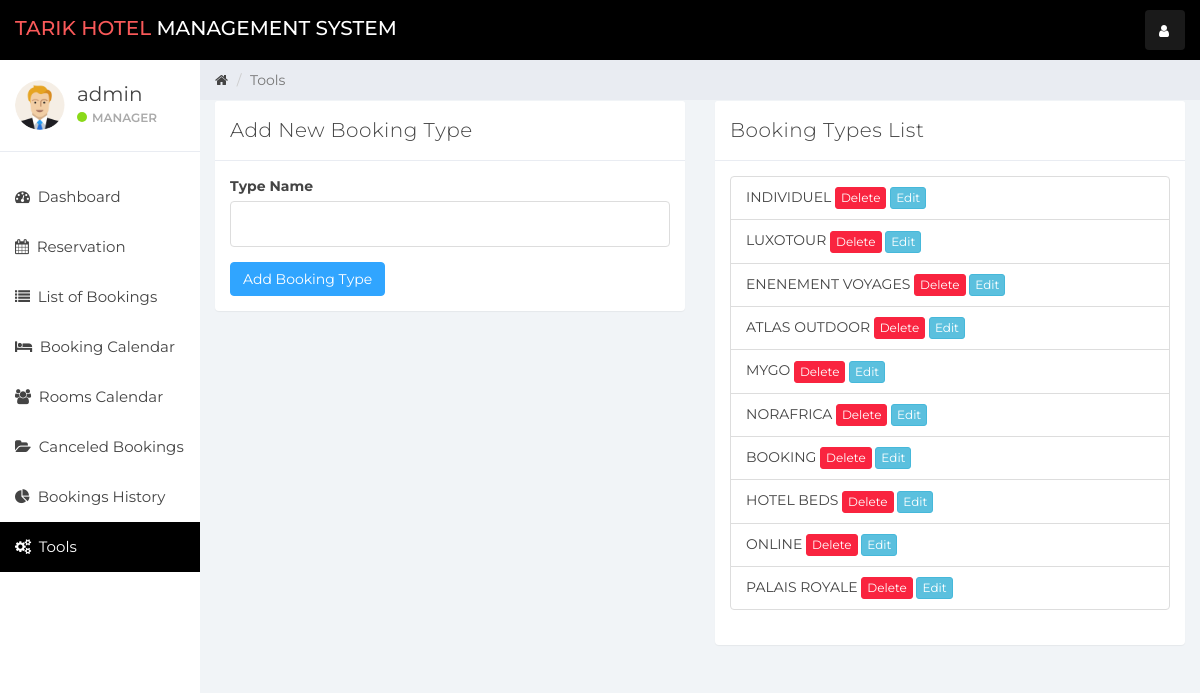
Screenshot of /index.php?tools (signed in) with the database file from the repository.
### tables this page shows
CREATE TABLE `user` (
  `id` int(11) NOT NULL,
  `name` varchar(100) NOT NULL,
  `username` varchar(15) NOT NULL,
  `email` varchar(100) NOT NULL,
  `password` varchar(100) NOT NULL,
  `created_at` timestamp NOT NULL DEFAULT current_timestamp()
);

CREATE TABLE `booking_types` (
  `id` int(11) NOT NULL,
  `type_name` varchar(255) NOT NULL
);

### tools.php (the view, shortened to what this page needs)
<?php
include_once 'db.php';
$is_edit = isset($_GET['type_id']);
$type_id = isset($_GET['type_id']) ? $_GET['type_id'] : null;
$query = "SELECT * FROM booking_types";
$result = mysqli_query($connection, $query);
$booking_types = [];
if ($result) {
    while ($row = mysqli_fetch_assoc($result)) {
        $booking_types[$row['id']] = $row;
    }
} else {
    $message = 'Error in fetching booking types: ' . mysqli_error($connection);
}
?>
<div class="col-sm-9 col-sm-offset-3 col-lg-10 col-lg-offset-2 main">
    <div class="row">
        <ol class="breadcrumb">
        <li><a href="index.php"><em class="fa fa-home"></em></a></li>
            <li class="active">Tools</li>
        </ol>
    </div>
    <div class="row">
        <div class="col-lg-12">
        </div>
    </div>
    <div class="row">
        <div class="col-md-6">
            <div class="panel panel-default">
                <div class="panel-heading"><?php echo $is_edit ? 'Edit' : 'Add New'; ?> Booking Type</div>
                <div class="panel-body">
                    <form method="post" action="index.php?tools<?php echo $is_edit ? '&type_id=' . $type_id : ''; ?>">
                        <div class="form-group">
                            <label for="type_name">Type Name</label>
                            <input type="text" class="form-control" id="type_name" name="type_name" value="<?php echo $is_edit && isset($booking_types[$type_id]) ? $booking_types[$type_id]['type_name'] : ''; ?>" required>
                        </div>
                        <button type="submit" class="btn btn-primary" name="<?php echo $is_edit ? 'edit_type' : 'add_type'; ?>"><?php echo $is_edit ? 'Update Booking Type' : 'Add Booking Type'; ?></button>
                    </form>
                </div>
            </div>
        </div>
        <div class="col-md-6">
            <div class="panel panel-default">
                <div class="panel-heading">Booking Types List</div>
                <div class="panel-body">
                    <ul class="list-group">
                        <?php foreach ($booking_types as $type): ?>
                            <li class="list-group-item">
                                <?php echo $type['type_name']; ?>
                                <form id="deleteForm" method="post" style="display: inline;">
                                    <button type="button" class="btn btn-danger btn-xs" onclick="confirmDelete(<?php echo $type['id']; ?>)">Delete</button>
                                </form>
                                <button class="btn btn-info btn-xs" onclick="editBookingType(<?php echo $type['id']; ?>)">Edit</button>
                            </li>
                        <?php endforeach; ?>
                    </ul>
                </div>
            </div>
        </div>
    </div>
</div>
</body>
</html>

### sidebar.php (shortened to what this page needs)
<div id="sidebar-collapse" class="col-sm-3 col-lg-2 sidebar">
    <div class="profile-sidebar">
        <div class="profile-userpic">
            <img src="img/user.png" class="img-responsive" alt="">
        </div>
        <div class="profile-usertitle">
            <div class="profile-usertitle-name"><?php echo $user['name'];?></div>
            <div class="profile-usertitle-status"><span class="indicator label-success"></span>Manager</div>
        </div>
    </div>
    <ul class="nav menu">
    <?php
        if (isset($_GET['dashboard'])){ ?>
            <li class="active">
                <a href="index.php?dashboard"><em class="fa fa-dashboard">&nbsp;</em>
                    Dashboard
                </a>
            </li>
        <?php } else{?>
            <li>
                <a href="index.php?dashboard"><em class="fa fa-dashboard">&nbsp;</em>
                    Dashboard
                </a>
            </li>
        <?php }
        if (isset($_GET['reservation'])){ ?>
            <li class="active">
            <a href="index.php?reservation"><em class="fa fa-calendar">&nbsp;</em>
                    Reservation
                </a>
            </li>
        <?php } else{?>
            <li>
            <a href="index.php?reservation"><em class="fa fa-calendar">&nbsp;</em>
                    Reservation
                </a>
            </li>
        <?php }
         if (isset($_GET['reservationlist'])){ ?>
            <li class="active">
                <a href="index.php?reservationlist"><em class="fa fa-list">&nbsp;</em>
                List of Bookings
                </a>
            </li>
        <?php } else{?>
        <li>
            <a href="index.php?reservationlist"><em class="fa fa-list">&nbsp;</em>
            List of Bookings
            </a>
        </li>
<?php }
        if (isset($_GET['booking_calendar'])){ ?>
            <li class="active">
                <a href="booking_calendar.php?booking_calendar"><em class="fa fa-bed">&nbsp;</em>
                Booking Calendar
                </a>
            </li>
        <?php } else{?>
            <li>
            <a href="booking_calendar.php?booking_calendar"><em class="fa fa-bed">&nbsp;</em>
            Booking Calendar
                </a>
            </li>
        <?php }
        if (isset($_GET['rooms_calendar'])){ ?>
            <li class="active">
                <a href="rooms_calendar.php?rooms_calendar"><em class="fa fa-users">&nbsp;</em>
                Rooms Calendar
                </a>
            </li>
        <?php } else{?>
            <li>
                <a href="rooms_calendar.php?rooms_calendar"><em class="fa fa-users">&nbsp;</em>
                Rooms Calendar
                </a>
            </li>
            <?php }
        ?>
        <?php
        if (isset($_GET['canceled_reservations_list'])){ ?>
            <li class="active">
                <a href="index.php?canceled_reservations_list"><em class="fa fa-folder-open">&nbsp;</em>
                Canceled Bookings
                </a>
            </li>
        <?php } else{?>
            <li>
                <a href="index.php?canceled_reservations_list"><em class="fa fa-folder-open">&nbsp;</em>
                Canceled Bookings
                </a>
            </li>
        <?php }
        ?>
        <?php
        if (isset($_GET['history_reservation'])){ ?>
            <li class="active">
                <a href="index.php?history_reservation"><em class="fa fa-pie-chart">&nbsp;</em>
                    Bookings History
                </a>
            </li>
        <?php } else{?>
        <li>
            <a href="index.php?history_reservation"><em class="fa fa-pie-chart">&nbsp;</em>
            Bookings History
            </a>
        </li>
        <?php }
        ?>
        <?php
        if (isset($_GET['tools'])){ ?>
            <li class="active">
                <a href="index.php?tools"><em class="fa fa-cogs">&nbsp;</em>
                    Tools
                </a>
            </li>
<?php }?>
    </ul>
</div>

### css/styles.css (style rules this page uses)
body { background: #f1f4f7; padding-top: 60px; font-size: 14px; color: #444444; font-family: "Montserrat", "Helvetica Neue", Helvetica, Arial, sans-serif; }
a, a:hover, a:focus { color: #444444; }
input.form-control { border: 1px solid #ddd; box-shadow: none; height: 46px; }
.btn-primary, .btn-primary:hover, .btn-primary:focus, .btn-primary:active, .btn-primary.active, .open > .dropdown-toggle.btn-primary, .btn-primary.disabled, .btn-primary[disabled], fieldset[disabled] .btn-primary, .btn-primary.disabled:hover, .btn-primary[disabled]:hover, fieldset[disabled] .btn-primary:hover, .btn-primary.disabled:focus, .btn-primary[disabled]:focus, fieldset[disabled] .btn-primary:focus, .btn-primary.disabled:active, .btn-primary[disabled]:active, fieldset[disabled] .btn-primary:active, .btn-primary.disabled.active, .btn-primary[disabled].active, fieldset[disabled] .btn-primary.active { background-color: #30a5ff; border-color: #30a5ff; }
.btn-danger, .btn-danger:hover, .btn-danger:focus, .btn-danger:active, .btn-danger.active, .open > .dropdown-toggle.btn-danger, .btn-danger.disabled, .btn-danger[disabled], fieldset[disabled] .btn-danger, .btn-danger.disabled:hover, .btn-danger[disabled]:hover, fieldset[disabled] .btn-danger:hover, .btn-danger.disabled:focus, .btn-danger[disabled]:focus, fieldset[disabled] .btn-danger:focus, .btn-danger.disabled:active, .btn-danger[disabled]:active, fieldset[disabled] .btn-danger:active, .btn-danger.disabled.active, .btn-danger[disabled].active, fieldset[disabled] .btn-danger.active { background-color: #f9243f; border-color: #f9243f; }
.label-success { background-color: #8ad919; }
.panel { border: 0; }
.panel-heading { font-size: 20px; font-weight: 300; letter-spacing: 0.025em; height: 60px; line-height: 38px; }
.panel-default .panel-heading { background: #fff; border-bottom: 1px solid #e9ecf2; color: #444444; }
.sidebar { display: block; padding: 0; display: none; box-shadow: none; background: #fff; }
.sidebar ul { margin: 20px 0px; }
@media (min-width: 768px) { .sidebar { display: block; position: fixed; top: 60px; bottom: 0; left: 0; z-index: 1000; display: block; margin: 0; padding: 0; overflow-x: hidden; overflow-y: auto; } }
.sidebar ul.nav .active a, .sidebar ul.nav li.parent a.active, .sidebar ul.nav .active > a:hover, .sidebar ul.nav li.parent a.active:hover, .sidebar ul.nav .active > a:focus, .sidebar ul.nav li.parent a.active:focus { color: #fff; background-color: #000000; }
.sidebar ul.nav li a { height: 50px; font-size: 15px; line-height: 2em; color: #444444; }
.profile-sidebar { padding: 10px 0; border-bottom: 1px solid #e9ecf2; }
.indicator { width: 10px; height: 10px; display: inline-block; border-radius: 9999px; margin-right: 5px; }
.profile-userpic img { float: left; margin: 10px 0px 0px 15px; width: 50px; height: 50px; border-radius: 9999px !important; }
.profile-usertitle { float: left; text-align: left; margin: 10px 0 0 12px; }
.profile-usertitle-name { font-size: 20px; margin-bottom: 0px; }
.profile-usertitle-status { text-transform: uppercase; color: #aaa; font-size: 12px; font-weight: 600; margin-bottom: 15px; }
.breadcrumb { border-radius: 0; padding: 10px 15px 10px 15px; background: #e9ecf2; margin: 0; }

### rows the page displays
user: name "admin"
booking_types: type_name "INDIVIDUEL"
booking_types: type_name "LUXOTOUR"
booking_types: type_name "ENENEMENT VOYAGES"
booking_types: type_name "ATLAS OUTDOOR"
booking_types: type_name "MYGO"
booking_types: type_name "NORAFRICA"
booking_types: type_name "BOOKING"
booking_types: type_name "HOTEL BEDS"
booking_types: type_name "ONLINE"
booking_types: type_name "PALAIS ROYALE"
